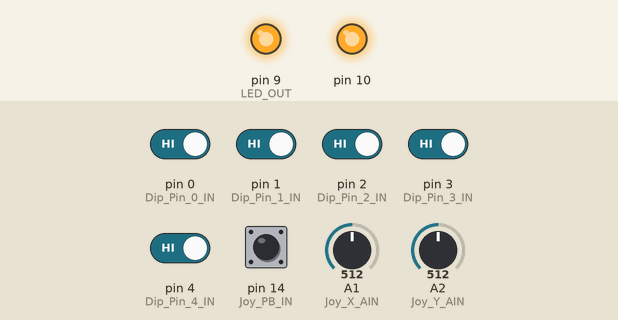
Bench run of a sketch on a simulated Arduino Uno, built with avr-gcc and run on an emulated ATmega328P. Shown: output pins drawn as LEDs (lit = HIGH). Inputs (shaded band) come from the test bench; at power-on: pin 0 (Dip_Pin_0_IN), pin 1 (Dip_Pin_1_IN), pin 2 (Dip_Pin_2_IN), pin 3 (Dip_Pin_3_IN), pin 4 (Dip_Pin_4_IN), pin 14 (Joy_PB_IN) HIGH, A1 (Joy_X_AIN) = 512, A2 (Joy_Y_AIN) = 512. No radio packets arrive unless stated.

Above: at 0.4 s.
Timing chart, 0 to 1.9 s (numbered marks = the images above):
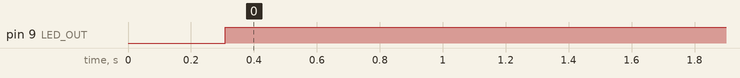

Measured:
- by itself, pin 9 (LED_OUT): LOW → HIGH at 0.31 s

The sketch:

DACME_RC_CAR.ino
```cpp
/*
   Nathan Huber
   DACME Final Project
   RC Car Controller
   03/26/2019
*/

/*=============================================
            Buring Bootloader
  ============================================= */

/*
   Needed: Arduino Uno, ATmega328P, 16MHz Crystal, (2) 22pF capacitors, jumper wires
   Step0: Connect Wires: Arduino Uno Pins <--> ATmega328P
                                       10 <--> 1
                                       11 <--> 17
                                       12 <--> 18
                                       13 <--> 19
                                       5V <--> 7
                                       GND <--> 8
          Place crystal across Pin 9 and Pin 10 on the ATmega328P with a 22pF cap on each pin to ground.
   Step1: Open Examples->ArduinoISP.ino sketch and download it to the Uno.
   Step2: Tools -> Board "Arduino Uno" and Tools -> Programer "Arduino as ISP"
   Step3: Tools -> Burn Bootloader
   Step4: Wait a few minutes. "Success!"
*/

/*=============================================
            Controller Model A
  ============================================= */

/*=============================================
            NRF24L01 Radio Library
  ============================================= */

#include  <SPI.h>
#include "nRF24L01.h"
#include "RF24.h"
#include "RF24_config.h"
#include "printf.h"

// For Model "A": Comment out "byte pipes[][31] = {"B0000","B0001"..." and leave the other uncommented
// For Model "B": Comment out "byte pipes[][31] = {"A0000","A0001"..." and leave the other uncommented
byte pipes[][31] = {"A0000", "A0001", "A0002", "A0003", "A0004", "A0005", "A0006", "A0007", "A0008", "A0009", "A0010", "A0011", "A0012", "A0013", "A0014", "A0015", "A0016", "A0017", "A0018", "A0019", "A0020", "A0021", "A0022", "A0023", "A0024", "A0025", "A0026", "A0027", "A0028", "A0029", "A0030", "A0031"};
//byte pipes[][31] = {"B0000","B0001","B0002","B0003","B0004","B0005","B0006","B0007","B0008","B0009","B0010","B0011","B0012","B0013","B0014","B0015","B0016","B0017","B0018","B0019","B0020","B0021","B0022","B0023","B0024","B0025","B0026","B0027","B0028","B0029","B0030","B0031"};

RF24 radio(8, 7);

/*=============================================
            Digital IO
  ============================================= */
const int Dip_Pin_0_IN = 0; // Input pin on the dip switch package
const int Dip_Pin_1_IN = 1; // Input pin on the dip switch package
const int Dip_Pin_2_IN = 2; // Input pin on the dip switch package
const int Dip_Pin_3_IN = 3; // Input pin on the dip switch package
const int Dip_Pin_4_IN = 4; // Input pin on the dip switch package
const int Joy_PB_IN = 14; // Input from pushbutton on joystick. !!! Using Analog Input for better PCB tracing.
const int LED_OUT = 9; // Output to LED Pulse: No comm. Solid: Comm

/*=============================================
            Analog IO
  ============================================= */
const int Joy_X_AIN = 1; // Analog Input pin for joystick
const int Joy_Y_AIN = 2; // Analog Input pin for joystick

/**************************************************************************************
                                      Timers
 **************************************************************************************/
// *** Timer 1: Transmit Interval ***
unsigned long Timer_1_Current;                            // Current time = mills
unsigned long Timer_1_Prev = 0;                           // Previous millis refresh time.
const long Timer_1_Interval = 100;                        // Wait time(milli sec) before timer fires.
bool Timer_1_Fired = false;                               // Timer Enabled

// *** Timer 2: LED Pulse ***
unsigned long Timer_2_Current;                            // Current time = mills
unsigned long Timer_2_Prev = 0;                           // Previous millis refresh time.
const long Timer_2_Interval = 750;                        // Wait time(milli sec) before timer fires.
bool Timer_2_Fired = false;                               // Timer Enabled

/*=============================================
                Variables
  ============================================= */
int Channel_Select = 0; // Summation of the
int Joy_X_Value = 0;  // Value read from joystick
int Joy_Y_Value = 0;  // Value read from joystick
int Joy_PB_Value = 0; // Value from pushbutton on joystick
int Joy_X_Offset; // Offset subtracted from value sent
int Joy_Y_Offset; // Offset subtracted from value sent
int RF_TX_MSG; // Message sent over the RF Module

int Joy_X_RF_IND = 1000; // Offset of value for car to id what value was sent
int Joy_Y_RF_IND = 2000; // Offset of value for car to id what value was sent
int Joy_PB_RF_IND = 3000; // Offset of value for car to id what value was sent

byte Transmit_X_Y = 0;  // Choose whether the X, Y, or PB value is sent. This is toggled each Timer_1 pulse
byte TX_Error_Cntr = 0; // Counter of how many times it has failed
byte TX_Error_Cntr_Lim = 150; // Number of times it can fail before faulting
bool Comm_Error; // True: Comm Error
bool LED_Status;

void setup() {
  printf_begin();

  // *** Digital IO Pinmode ***
  pinMode(Dip_Pin_0_IN, INPUT_PULLUP ); // Setup inputs
  pinMode(Dip_Pin_1_IN, INPUT_PULLUP ); // Setup inputs
  pinMode(Dip_Pin_2_IN, INPUT_PULLUP ); // Setup inputs
  pinMode(Dip_Pin_3_IN, INPUT_PULLUP ); // Setup inputs
  pinMode(Dip_Pin_4_IN, INPUT_PULLUP ); // Setup inputs
  pinMode(Joy_PB_IN, INPUT_PULLUP); // Setup inputs
  pinMode(LED_OUT, OUTPUT); // Setup outputs

  // *** Read in what channel to communicate with (0 to 31)***
  Channel_Select = (digitalRead(Dip_Pin_4_IN) * (16) + digitalRead(Dip_Pin_3_IN) * (8) + digitalRead(Dip_Pin_2_IN) * (4) + digitalRead(Dip_Pin_1_IN) * (2) + digitalRead(Dip_Pin_0_IN) * (1));

  // *** Setup radio settings ***
  SPI.begin();  // Start SPI Communication
  radio.begin();                           // Setup and configure rf radio
  radio.setPALevel(RF24_PA_MAX);           // Set amplification level
  radio.setDataRate(RF24_1MBPS);           // Set data rate
  radio.setRetries(2, 15);                 // Delay between retry
  radio.setCRCLength(RF24_CRC_8);          // CRC Data detection
  radio.openWritingPipe(pipes[Channel_Select]);         // Open writing pipes
  radio.printDetails();                   // Print Configuration

  Calibrate_Joytick(); // Calibrate joystick
}

void loop() {
  Timer_Refresh();                         // Refresh Timer values
  Joy_Stick();                             // Read in Joy stick values
  RF_Transmit();                          // Transmit
  LED(); // Update LED
}

/**************************************************************************************
                                Timer Refresh
 **************************************************************************************/
void Timer_Refresh()
{
  // *** Reload timer values ***
  Timer_1_Current = millis();                            // Refresh timer's value.
  Timer_2_Current = millis();                            // Refresh timer's value.

  // *** Disable all timers ***
  Timer_1_Fired = false;                                 // Reset Timer 1
  Timer_2_Fired = false;                                 // Reset Timer 2

  // *** Check Timer 1 ***
  if ((Timer_1_Current - Timer_1_Prev) >= Timer_1_Interval)
  {
    Timer_1_Prev = Timer_1_Current;                      // Previous timer variable updated
    Timer_1_Fired = true;                                // Set timer fired true for one scan
  }
  // *** Check Timer 2 ***
  if ((Timer_2_Current - Timer_2_Prev) >= Timer_2_Interval)
  {
    Timer_2_Prev = Timer_2_Current;                      // Previous timer variable updated
    Timer_2_Fired = true;                                // Set timer fired true for one scan
  }
}

/******************************************************************************
                              Joy Stick
 ******************************************************************************/
void Joy_Stick()
{
  // *** Read Analog Inputs ***
  Joy_X_Value = analogRead(Joy_X_AIN); // Read value in on analog input
  Joy_Y_Value = analogRead(Joy_Y_AIN); // Read value in on analog input

  // *** Scale the value down to be 8 bits ***
  Joy_X_Value = map(Joy_X_Value, 0, 1023, 0, 255);    // Scale the value to be within a byte range (0 to 255)
  Joy_Y_Value = map(Joy_Y_Value, 0, 1023, 0, 255);    // Scale the value to be within a byte range (0 to 255)
  // *** Read PB on joystick with ANALOG input *** (boolean)
  Joy_PB_Value = digitalRead(Joy_PB_IN); // Read in pushbutton on joy stick
  // Reverse the logic so it becomes postive logic (Internal pullup)
  if (Joy_PB_Value == 0) // Button pressed
  {
    Joy_PB_Value = 1;     // Button pressed
  }
  else // NO Button pressed
  {
    Joy_PB_Value = 0; // NO Button pressed
  }
}

/******************************************************************************
                              Radio Transmission
 ******************************************************************************/
void RF_Transmit()
{
  // *** If Timer 1 Fired, transmit data ***
  if (Timer_1_Fired)
  {
    switch (Transmit_X_Y)
    {


      // *** Transmit X Value ***
      case 0:
    //    Serial.println("Transmit X");
        RF_TX_MSG = Joy_X_Value - Joy_X_Offset + Joy_X_RF_IND; // Offset the value by 1000 to indicate X direction
        // If the value goes under minimum limit, fix it
        if (RF_TX_MSG < Joy_X_RF_IND)
        {
          RF_TX_MSG = Joy_X_RF_IND;
        }
        if (!radio.write(&RF_TX_MSG, sizeof(RF_TX_MSG))) {

          TX_Error_Cntr++;
        }
        else {
          TX_Error_Cntr = 0; // Reset counter
        }
        Transmit_X_Y = 1;
        break;
      // *** Transmit Y Value ***
      case 1:
    //    Serial.println("Transmit Y");
        RF_TX_MSG = Joy_Y_Value - Joy_Y_Offset + Joy_Y_RF_IND; // Offset the value by 2000 to indicate Y direction
        // If the value goes under minimum limit, fix it
        if (RF_TX_MSG < Joy_Y_RF_IND)
        {
          RF_TX_MSG = Joy_Y_RF_IND;
        }
        if (!radio.write( &RF_TX_MSG, sizeof(RF_TX_MSG ))) {

          TX_Error_Cntr++;
        }
        else {
          TX_Error_Cntr = 0; // Reset counter
        }
        Transmit_X_Y = 2;
        break;
      // *** Transmit PB Value ***
      case 2:
    //    Serial.println("Transmit PB");
        RF_TX_MSG = Joy_PB_Value + Joy_PB_RF_IND; // Offset the value by 2000 to indicate Y direction
        // If the value goes under minimum limit, fix it
        if (RF_TX_MSG < Joy_PB_RF_IND)
        {
          RF_TX_MSG = Joy_PB_RF_IND;
        }
        if (!radio.write( &RF_TX_MSG, sizeof(RF_TX_MSG ))) {

          TX_Error_Cntr++;
        }
        else {
          TX_Error_Cntr = 0; // Reset counter
        }
        Transmit_X_Y = 0;
        break;
    }

    if (TX_Error_Cntr >= TX_Error_Cntr_Lim)
    {
      Comm_Error = true; // Comm errors. Start pulsing LED
      TX_Error_Cntr = TX_Error_Cntr_Lim + 1; // Avoid counter overflow

    }
    else {
      Comm_Error = false; // No errors
    }
  }
}

/******************************************************************************
                              LED Status
 ******************************************************************************/
void LED()
{
  if (Comm_Error)
  {
    if (Timer_2_Fired)
    {
      if (LED_Status)
      {
        digitalWrite(LED_OUT, HIGH);
        LED_Status = false;
      }
      else {
        digitalWrite(LED_OUT, LOW);
        LED_Status = true;
      }
    }
  }
  else
  {
    digitalWrite(LED_OUT, HIGH);
    LED_Status = true;
  }
}

/**************************************************************************************
                                Calibrate Joy Stick
 **************************************************************************************/
void Calibrate_Joytick()
{
  int Joy_X_Sum = 0; // Sum of values to average
  int Joy_Y_Sum = 0; // Sum of values to average
  int Joy_Stick_Center = 127; // Center of joystick (0 to 255)
  int Joy_X_Avg = 0; // Average value read
  int Joy_Y_Avg = 0; // Average value read
  int x;
  for ( x = 0; x <= 5; x++)
  {
    // *** Read Analog Inputs ***
    Joy_X_Value = analogRead(Joy_X_AIN); // Read value in on analog input
    Joy_Y_Value = analogRead(Joy_Y_AIN); // Read value in on analog input

    // *** Scale the value down to be 8 bits ***
    Joy_X_Value = map(Joy_X_Value, 0, 1023, 0, 255);    // Scale the value to be within a byte range (0 to 255)
    Joy_Y_Value = map(Joy_Y_Value, 0, 1023, 0, 255);    // Scale the value to be within a byte range (0 to 255)

    Joy_X_Sum = Joy_X_Sum + Joy_X_Value; // Sum all the values together
    Joy_Y_Sum = Joy_Y_Sum + Joy_Y_Value; // Sum all the values together
    delay(50); // Delay
  }

  Joy_X_Avg = Joy_X_Sum / x; // Calculate average
  Joy_Y_Avg = Joy_Y_Sum / x; // Calculate average

  Joy_X_Offset = Joy_X_Avg - Joy_Stick_Center; // Offset to be applied
  Joy_Y_Offset = Joy_Y_Avg - Joy_Stick_Center; // Offset to be applied
}
```
